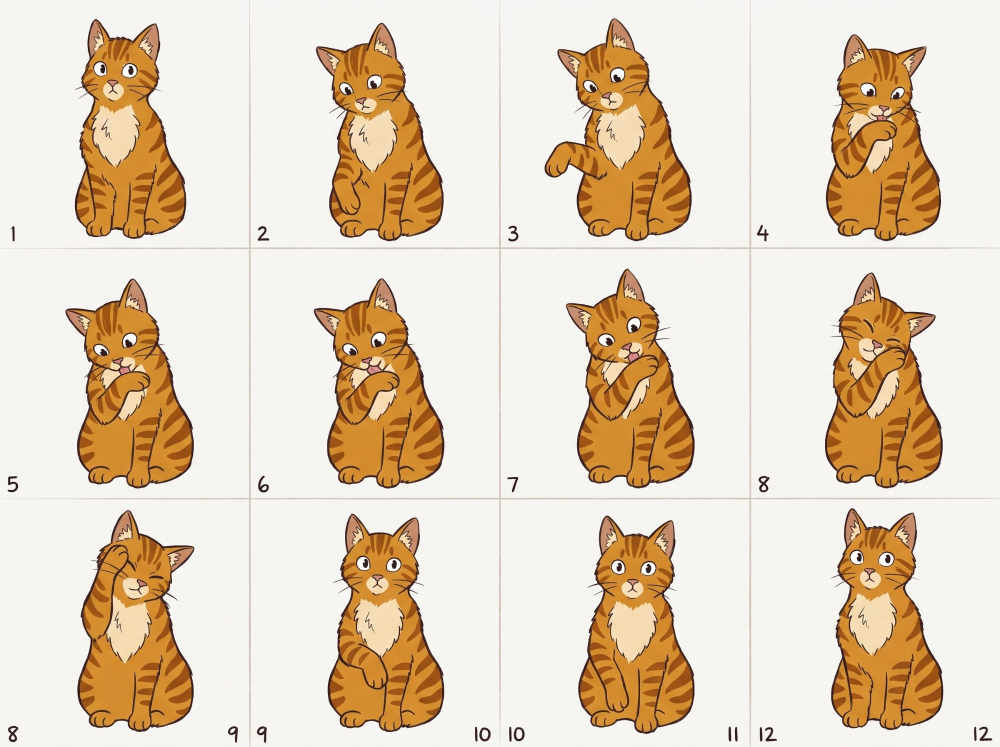
#> input picture SVG/sheet_tools/sheets/grooming_sheet.jpg, 2000 x 1493 px (shown at 1/2 size)
$ python trace_layers.py sheets/grooming_sheet.jpg --out out.png
#> lines starting #> are read from the running program, lines starting #| are printed output that depends on the picture; after the words box and inside, x2 and y2 are one past the last pixel; in counts of white or black regions, pixels touching at a corner belong together
#> in process, img is the input picture: shape (1493, 2000, 3); mean B, G, R 189, 211.2, 228.4
"""Trace a flat-colour cat drawing (JPG/PNG) into a layered SVG: one group per colour role.

Usage:  python3 trace_layers.py INPUT [INPUT ...] --out OUTDIR [--line-min 2.5 --line-max 6 --speck 40]

What it does, per image:
  1. Sorts every pixel into a role by its nearest reference colour (ROLES below): line, coat, stripe, cream,
     ear, nose, white. The background is the near-white area connected to the image's edge.
  2. Cleans up: anti-aliased halos around the lines and specks smaller than --speck pixels are handed to
     whichever colour surrounds them. Each colour also continues under the lines, so the fills have no gaps.
  3. Optionally (--open-bottom) drops the outline along the bottom edge, for heads that sit on a body.
  4. Evens out the line work (optional): lines are thinned to their centre and redrawn with each point's
     width clamped between --line-min and --line-max pixels, so thin wisps thicken and blobs slim, but the
     brush taper in between is kept.
  4. Traces each role separately (vtracer) and writes one SVG with a <g> per role, classes r-<role>, on the
     image's full canvas, so files cut from the same canvas stay lined up with each other.
Colours are CSS variables (--r-<role>) with the reference colours as defaults.
"""
import argparse, os, re, sys, tempfile
import numpy as np
import cv2
import vtracer
from skimage.morphology import skeletonize

ROLES = {   # role: reference colour (the V2 kit colours)
    "line": "#462E29", "coat": "#D78E34", "stripe": "#9D5224", "cream": "#F5DAB5",
    "ear": "#C1886A", "nose": "#CF9389", "white": "#F5F4F3",
}
ORDER = ["coat", "stripe", "ear", "cream", "white", "nose", "line"]   # bottom to top
BG = -1


def lab(hexes):
    rgb = np.array([[int(h[i:i + 2], 16) for i in (1, 3, 5)] for h in hexes], np.uint8)[None]
    return cv2.cvtColor(rgb[:, :, ::-1], cv2.COLOR_BGR2LAB)[0].astype(np.float32)


def classify(img):
    """Label map: index into ROLES order, or BG."""
    names = list(ROLES)
    L = cv2.cvtColor(img, cv2.COLOR_BGR2LAB).astype(np.float32)
    ref = lab(ROLES.values())
    d = ((L[:, :, None, :] - ref[None, None]) ** 2).sum(-1)
    labels = d.argmin(-1).astype(np.int16)
    # background: near-white pixels connected to the image edge
    white_like = (labels == names.index("white")).astype(np.uint8)
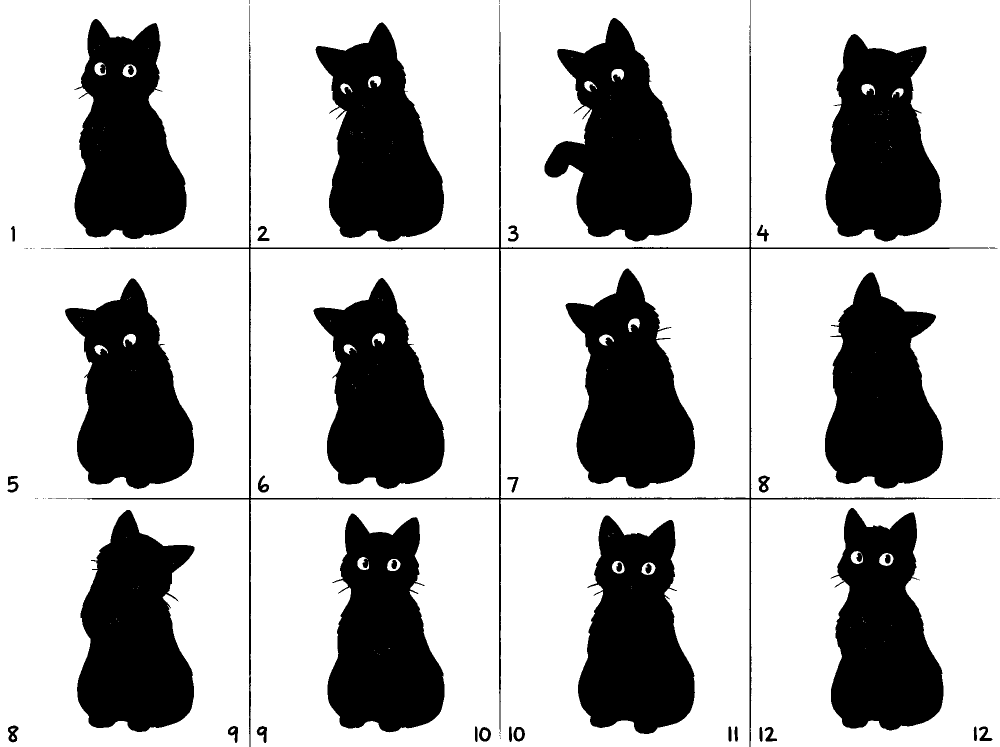
#> white_like: shape (1493, 2000) (shown at 1/2 size); values 0 (black) and 1 (white), 70.8% white; 61 black regions (21 under 20 px), largest, box (x1, y1, x2, y2) and area: (1089, 36, 1384, 483) 74855, (154, 1020, 389, 1464) 72308, (1131, 537, 1390, 977) 70308
    n, comp = cv2.connectedComponents(white_like)
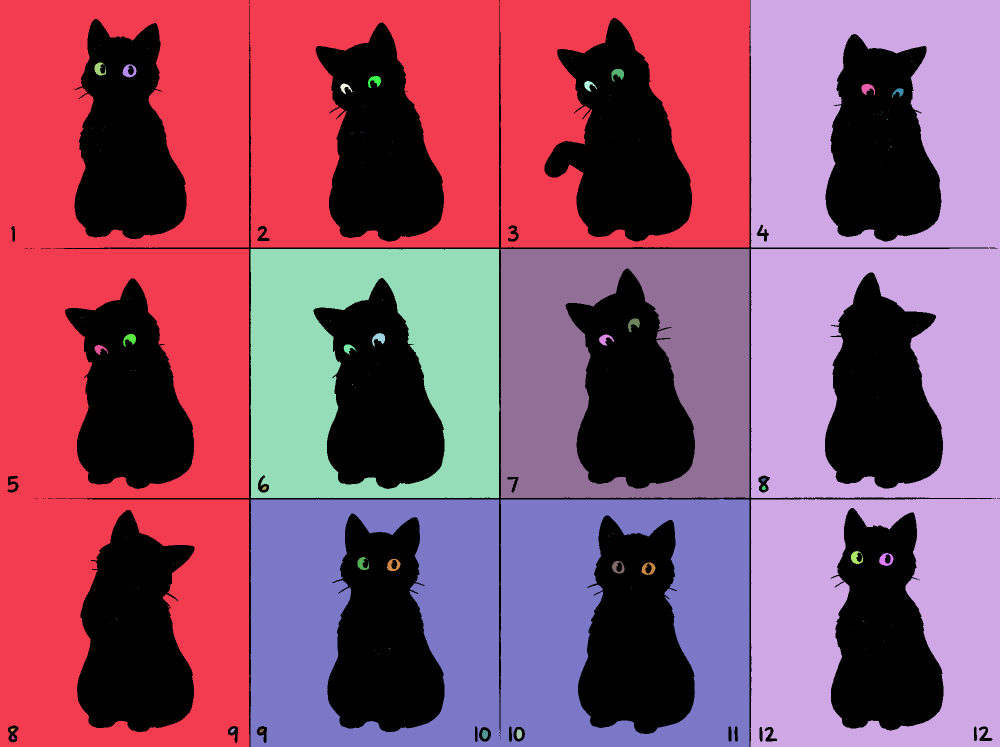
#> comp: shape (1493, 2000) int32 (shown at 1/2 size); 134 distinct labels, from 0 to 133; one colour per label, 0 black
#> n = 134
    edge = set(np.unique(np.concatenate([comp[0], comp[-1], comp[:, 0], comp[:, -1]]))) - {0}
#> edge = 3 items
    labels[np.isin(comp, list(edge))] = BG
    return labels


def clean(labels, speck, halo=2):
    """Hand halos and specks to their surroundings; extend fills under the lines."""
#> called with speck = 40, halo = 2
    names = list(ROLES)
    li = names.index("line")
    line = labels == li
#> line: shape (1493, 2000) bool; 3.2% white; 615 white regions (387 under 20 px), largest, box (x1, y1, x2, y2) and area: (155, 1020, 388, 1464) 6745, (1650, 545, 1885, 976) 6710, (628, 557, 888, 977) 6640
    unknown = cv2.dilate(line.astype(np.uint8), np.ones((2 * halo + 1,) * 2, np.uint8)).astype(bool) & ~line
#> unknown: shape (1493, 2000) bool; 6% white in thin lines or dots
    for r in range(len(names)):                      # specks of any colour (lines included)
        n, comp, stats, _ = cv2.connectedComponentsWithStats((labels == r).astype(np.uint8), 8)
        small = np.where(stats[1:, cv2.CC_STAT_AREA] < speck)[0] + 1
        unknown |= np.isin(comp, small)
#> this loop made 7 passes
#> n on passes 1 to 7: 616, 71, 10545, 3667, 10118, 6146, 131
#> pass 1, in clean, `n, comp, stats, _ = cv2.connectedComponentsWithStats((labels == r).ast..`:
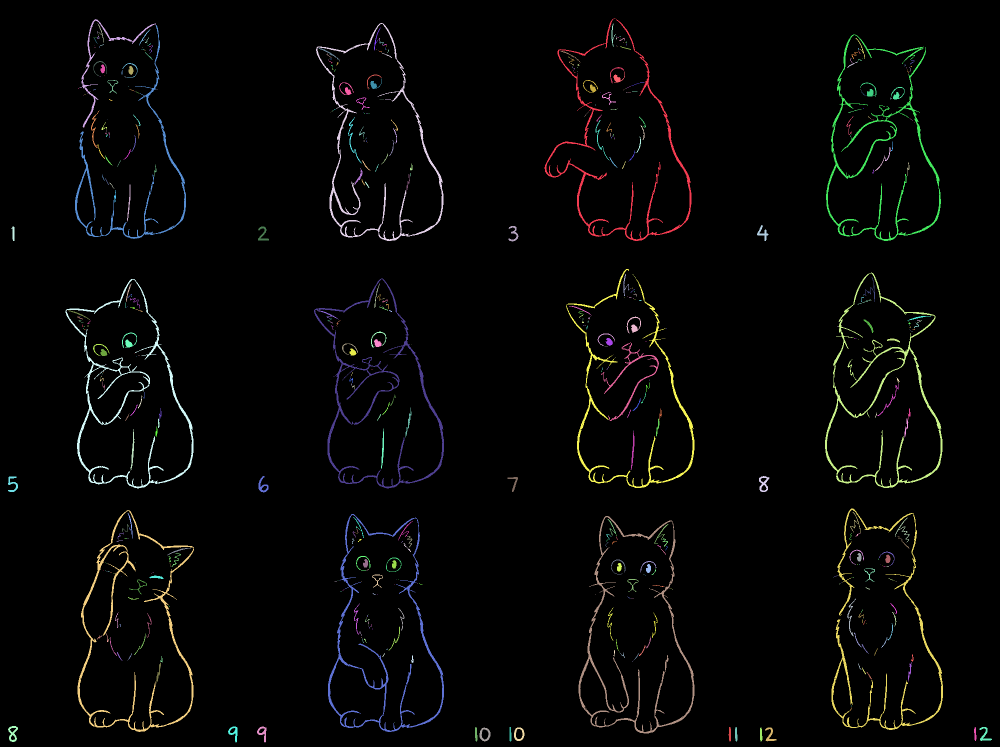
#> comp: shape (1493, 2000) int32 (shown at 1/2 size); 616 distinct labels, from 0 to 615; one colour per label, 0 black
#> after the loop:
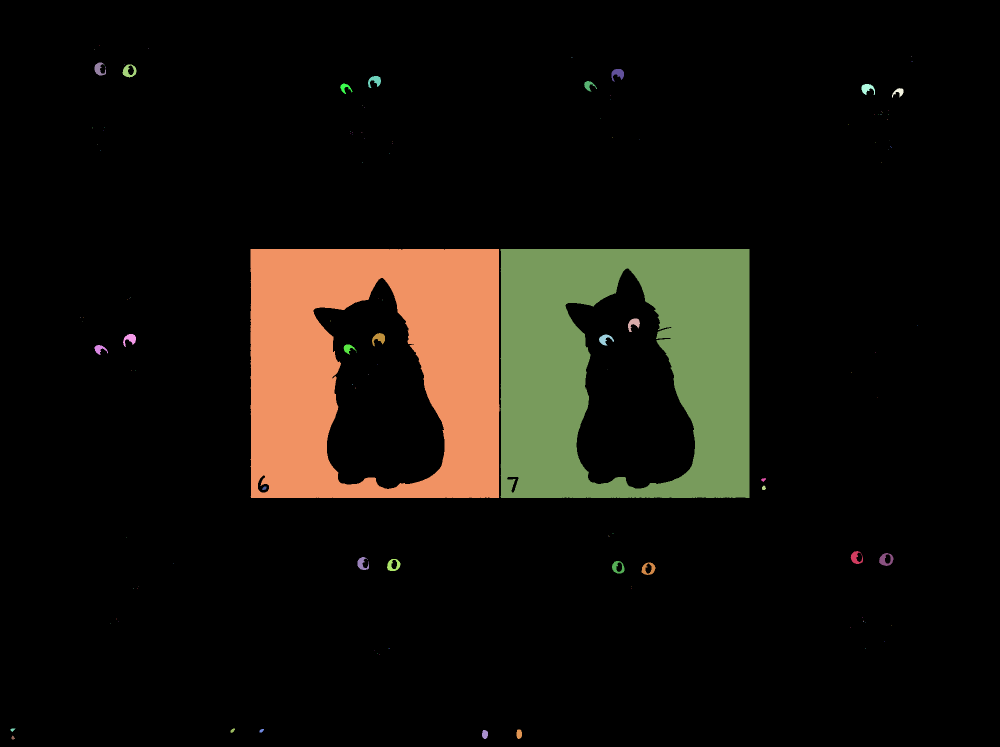
#> comp: shape (1493, 2000) int32 (shown at 1/2 size); 131 distinct labels, from 0 to 130; one colour per label, 0 black
#> after the loop:
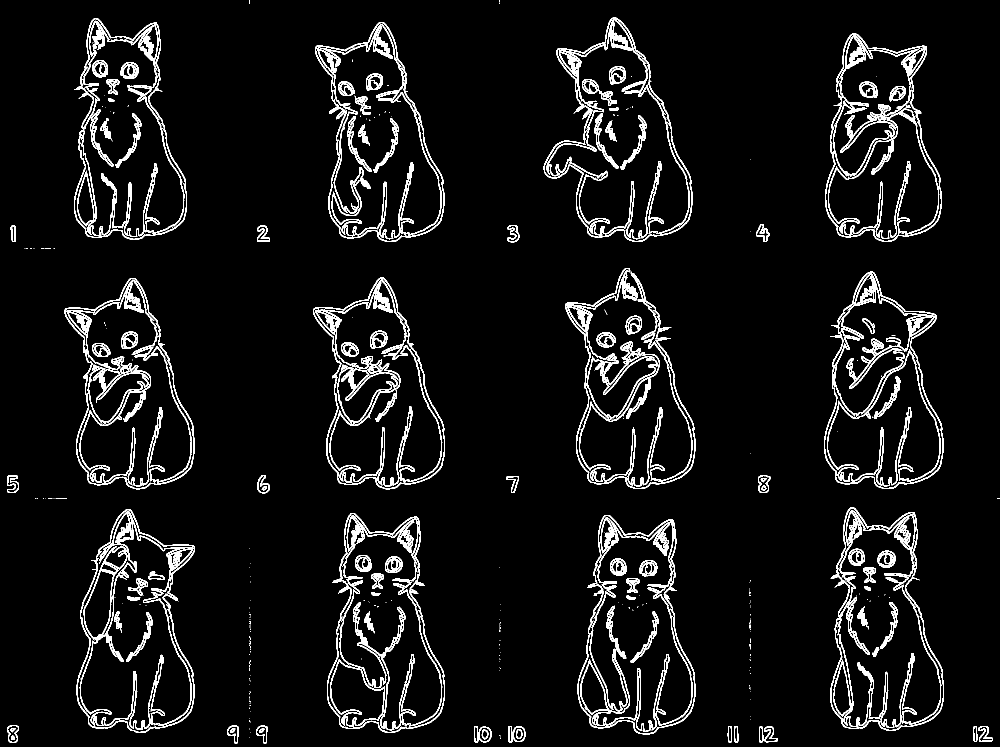
#> unknown: shape (1493, 2000) bool (shown at 1/2 size); 6.2% white in thin lines or dots
    line &= ~unknown
    known = ~unknown & ~line & (labels != BG)
#> known: shape (1493, 2000) bool; 32.8% white; 142 white regions (49 under 20 px), largest, box (x1, y1, x2, y2) and area: (111, 0, 1995, 1493) 416495, (1096, 40, 1377, 476) 54455, (661, 50, 881, 476) 49420
    # fills: every pixel inside the cat takes the nearest known fill colour (so fills run under the lines)
    _, idx = cv2.distanceTransformWithLabels((~known).astype(np.uint8), cv2.DIST_L2, 5, labelType=cv2.DIST_LABEL_PIXEL)
    ys, xs = np.nonzero(known)
    lut = np.zeros(idx.max() + 1, np.int16)
    lut[idx[ys, xs]] = labels[ys, xs]
    fills = lut[idx]
    inside = labels != BG
#> inside: shape (1493, 2000) bool; 41.3% white; 52 white regions (21 under 20 px), largest, box (x1, y1, x2, y2) and area: (111, 0, 1995, 1493) 520223, (1089, 36, 1384, 483) 75471, (154, 1020, 389, 1464) 72317
    inside = cv2.morphologyEx(inside.astype(np.uint8), cv2.MORPH_CLOSE, np.ones((5, 5), np.uint8)).astype(bool)
#> inside: shape (1493, 2000) bool; 41.3% white; 31 white regions (1 under 20 px), largest, box (x1, y1, x2, y2) and area: (86, 0, 2000, 1493) 520754, (1089, 36, 1384, 483) 75563, (154, 1020, 389, 1464) 72404
    fills[~inside] = BG
    return fills, line


def even_lines(line, wmin, wmax):
    """Redraw the lines along their centre, each point's width clamped to [wmin, wmax] px."""
    if wmax <= 0:
        return line
    dist = cv2.distanceTransform(line.astype(np.uint8), cv2.DIST_L2, 5)
    sk = skeletonize(line)
    r = np.clip(dist * 2, wmin, wmax) / 2              # half-widths along the centre line
    out = np.zeros(line.shape, np.uint8)
    for rad in np.unique(np.round(r[sk] * 2) / 2):      # one pass per half-pixel radius
        seeds = (sk & (np.abs(r - rad) <= 0.25)).astype(np.uint8)
        k = int(np.ceil(rad)) * 2 + 1
        disk = np.zeros((k, k), np.uint8)
        cv2.circle(disk, (k // 2, k // 2), max(1, int(round(rad))), 1, -1)
        out |= cv2.dilate(seeds, disk)
    return out.astype(bool)


# [10 lines left out: function open_bottom, not called in this run]


def trace(mask, tmp):
    """Binary mask -> list of path d strings (absolute, in pixels)."""
    if mask.sum() == 0:
        return []
    src, dst = os.path.join(tmp, "m.png"), os.path.join(tmp, "m.svg")
    cv2.imwrite(src, np.where(mask, 0, 255).astype(np.uint8))
    vtracer.convert_image_to_svg_py(src, dst, colormode="binary", mode="spline", filter_speckle=4,
                                    corner_threshold=60, length_threshold=4.0, splice_threshold=45,
                                    path_precision=2)
    svg = open(dst).read()
    out = []
    for el in re.findall(r"<path[^>]*/>", svg):
        d = re.search(r'd="([^"]+)"', el).group(1)
        t = re.search(r'translate\(([-\d.]+),([-\d.]+)\)', el)
        tx, ty = (float(t.group(1)), float(t.group(2))) if t else (0.0, 0.0)
        if tx or ty:
            d = re.sub(r"(-?[\d.]+)[ ,](-?[\d.]+)", lambda q: f"{float(q.group(1)) + tx:.2f},{float(q.group(2)) + ty:.2f}", d)
        out.append(d)
    return out


def process(path, outdir, args):
    img = cv2.imread(path)
    labels = classify(img)
    fills, line = clean(labels, args.speck)
    line = even_lines(line, args.line_min, args.line_max)
    if getattr(args, "open_bottom", 0):
        line = open_bottom(line, fills != BG, args.open_bottom)
    names = list(ROLES)
    h, w = img.shape[:2]
    groups = []
    with tempfile.TemporaryDirectory() as tmp:
        for role in ORDER:
            if role == "line":
                mask = line
            elif role == "coat":
                mask = fills != BG                     # the coat is the whole silhouette: no gaps under anything
            else:
                mask = fills == names.index(role)
            ds = trace(mask, tmp)
            if ds:
                groups.append(f'  <g id="{role}" class="r-{role}">\n' + "\n".join(f'    <path d="{d}"/>' for d in ds) + "\n  </g>")
            print(f"  {role}: {len(ds)} shapes", file=sys.stderr)
#> this loop made 1 pass
#> pass 1, in trace, `cv2.imwrite(src, np.where(mask, 0, 255).astype(np.uint8))`:
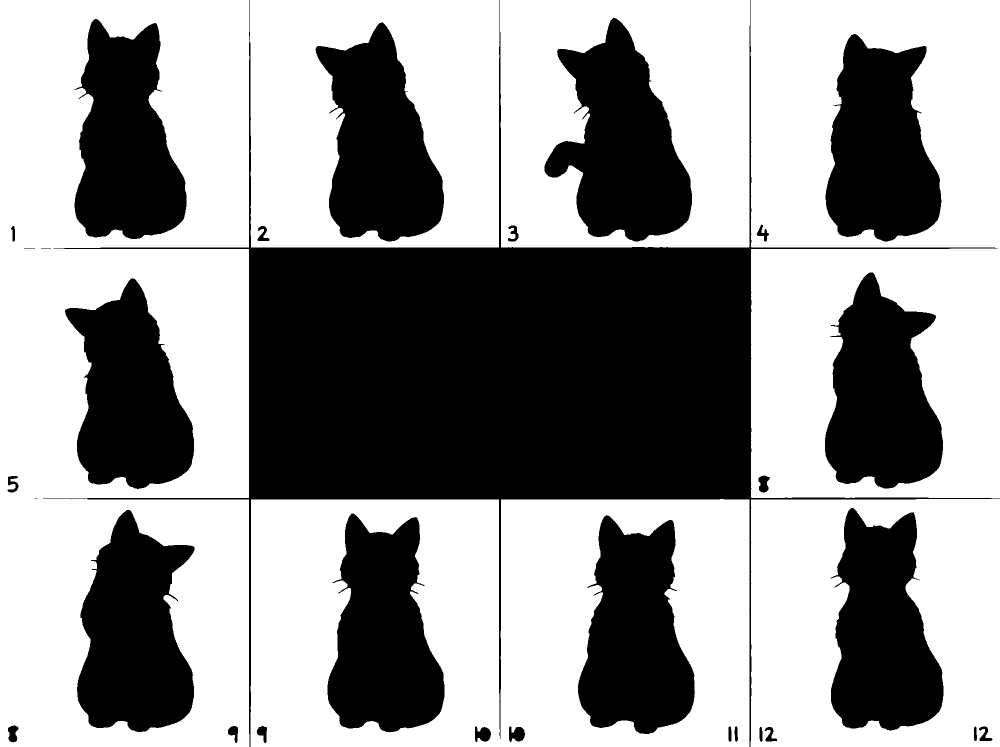
#> saved as m.png: shape (1493, 2000) (shown at 1/2 size); 58.7% white; 31 black regions (1 under 20 px), largest, box (x1, y1, x2, y2) and area: (86, 0, 2000, 1493) 520754, (1089, 36, 1384, 483) 75563, (154, 1020, 389, 1464) 72404
#> after the loop, groups = []
    css = "\n".join(f"    .r-{r} {{ fill: var(--r-{r}, {c}); fill-rule: evenodd; }}" for r, c in ROLES.items())
    svg = (f'<svg xmlns="http://www.w3.org/2000/svg" viewBox="0 0 {w} {h}">\n  <defs><style>\n{css}\n  </style></defs>\n'
           + "\n".join(groups) + "\n</svg>\n")
    out = os.path.join(outdir, os.path.splitext(os.path.basename(path))[0] + ".svg")
    open(out, "w").write(svg)
    print(f"wrote {out} ({len(svg) // 1024} KB)", file=sys.stderr)


if __name__ == "__main__":
    ap = argparse.ArgumentParser()
    ap.add_argument("inputs", nargs="+")
    ap.add_argument("--out", required=True)
    ap.add_argument("--line-min", type=float, default=0, help="thinnest line, px (0 with --line-max 0 = leave lines as drawn)")
    ap.add_argument("--line-max", type=float, default=0, help="thickest line, px")
    ap.add_argument("--speck", type=int, default=40, help="smallest kept shape, px area")
    a = ap.parse_args()
    os.makedirs(a.out, exist_ok=True)
    for p in a.inputs:
        print(p, file=sys.stderr)
#> (the run stopped early here; a loop or call above may not have finished)
